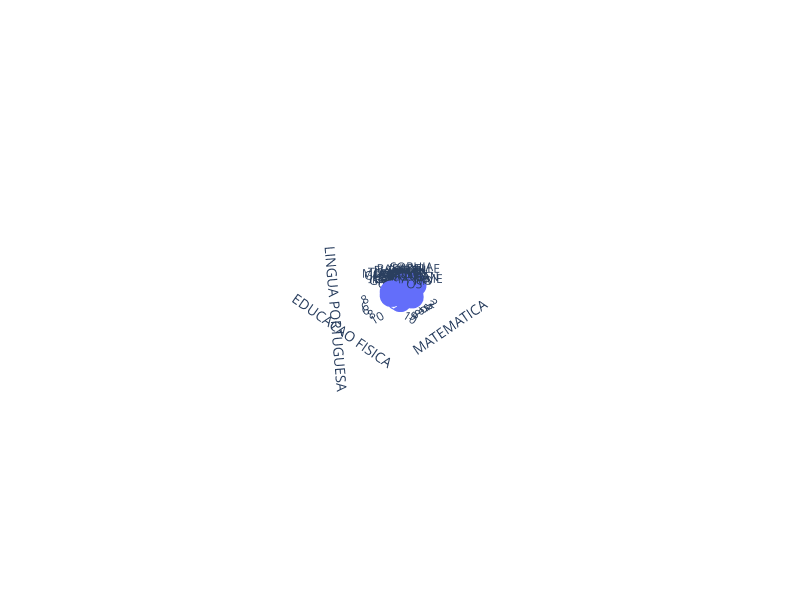

Notebook code for this chart:
### Code cell
fig = px.scatter_3d(notas_cluster, 
                    x='MATEMATICA', 
                    y='EDUCACAO FISICA', 
                    z='LINGUA PORTUGUESA',
                    text=notas.Nome)
fig.update_layout(
    width = 800,
    height = 600
)
iplot(fig)

### Figure 1 — Plotly figure (JSON) as saved in the notebook; plotly's stock layout.template omitted (floating-point values rounded to 4 significant figures)
{"data": [{"hovertemplate": "MATEMATICA=%{x}<br>EDUCACAO FISICA=%{y}<br>LINGUA PORTUGUESA=%{z}<br>text=%{text}<extra></extra>", "legendgroup": "", "marker": {"color": "#636efa", "symbol": "circle"}, "mode": "markers+text", "name": "", "scene": "scene", "showlegend": false, "text": ["ALINE", "CARLOS", "DENIS", "EMILLY", "EMILY", "EVERTON", "GIOVANNA", "GISELE", "GUILHERME", "GUSTAVO", "JOAO", "LARISSA", "MARIA", "PABLO", "RUAN", "SOPHIA", "VITOR", "ISABELLE", "SARAH", "CAIO", "JHONATHAN", "JULIA", "MONIQUE", "PRICILLA", "RAPHAEL", "THAINARA", "THALYA", "DANILO", "BRUNO"], "type": "scatter3d", "x": [5, 8, 5, 7, 4, 4, 7, 8, 4, 10, 5, 6, 10, 6, 3, 3, 6, 2, 5, 8, 6, 6, 10, 5, 6, 5, 6, 5, 4], "y": [9, 10, 8, 9, 8, 6, 9, 9, 9, 9, 9, 7, 9, 10, 9, 9, 9, 9, 7, 9, 9, 9, 9, 9, 9, 6, 9, 8, 10], "z": [6, 6, 5, 8, 6, 6, 6, 8, 5, 9, 7, 5, 8, 7, 6, 8, 7, 7, 5, 6, 6, 8, 9, 6, 9, 6, 6, 5, 5]}], "layout": {"height": 600, "legend": {"tracegroupgap": 0}, "margin": {"t": 60}, "scene": {"aspectmode": "auto", "aspectratio": {"x": 1.587, "y": 0.7937, "z": 0.7937}, "camera": {"center": {"x": 0, "y": 0, "z": 0}, "eye": {"x": 14.32, "y": 14.32, "z": 14.32}, "projection": {"type": "perspective"}, "up": {"x": 0, "y": 0, "z": 1}}, "domain": {"x": [0, 1], "y": [0, 1]}, "xaxis": {"title": {"text": "MATEMATICA"}, "type": "linear"}, "yaxis": {"title": {"text": "EDUCACAO FISICA"}, "type": "linear"}, "zaxis": {"title": {"text": "LINGUA PORTUGUESA"}, "type": "linear"}}, "width": 800}}
